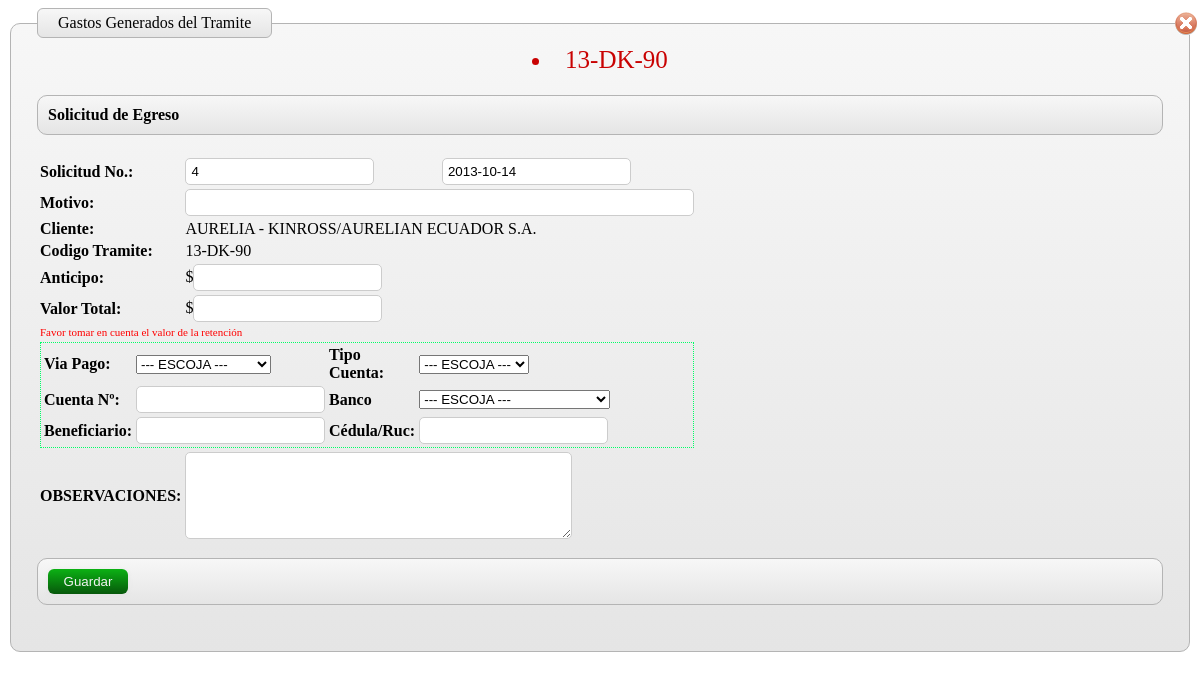
Screenshot of /includes/popup/solicitudEgreso.php?codigo=13-DK-90 (signed in) with the database file from the repository.
### tables this page shows
CREATE TABLE IF NOT EXISTS `dnk_usuario_solicitud` (
  `usu_codigo` int(11) NOT NULL,
  `sol_secuencia` int(11) NOT NULL,
  PRIMARY KEY (`usu_codigo`)
);

CREATE TABLE IF NOT EXISTS `dnk_documento` (
  `id` int(10) unsigned NOT NULL AUTO_INCREMENT,
  `DNK_CLIENTE_id` int(10) unsigned NOT NULL,
  `DNK_GERENCIAS_id` int(11) NOT NULL,
  `codigo` varchar(20) DEFAULT NULL,
  `num_ref_cliente` varchar(45) DEFAULT NULL,
  `fecha` date DEFAULT NULL,
  `hora` time DEFAULT NULL,
  `proveedor` int(10) NOT NULL,
  `id_tp_carga` int(11) NOT NULL COMMENT '1: Suelta , 2: Contenedor',
  `via` varchar(3) NOT NULL,
  `DNK_TP_DOCUMENTO_id` int(11) NOT NULL,
  `ciudad_id` int(11) NOT NULL,
  `estado` int(10) unsigned DEFAULT NULL COMMENT '1: Abierto 2: Cerrado 3:Anulado',
  `usuario_id` int(11) NOT NULL,
  `fecha_fin` date NOT NULL,
  PRIMARY KEY (`id`),
  UNIQUE KEY `codigo` (`codigo`),
  KEY `DOCUMENTO_FKIndex1` (`DNK_CLIENTE_id`)
);

CREATE TABLE IF NOT EXISTS `dnk_cliente` (
  `id` int(10) unsigned NOT NULL AUTO_INCREMENT,
  `ruc` varchar(13) DEFAULT NULL,
  `nombre` varchar(255) DEFAULT NULL,
  `direccion` varchar(255) DEFAULT NULL,
  `id_tipo_cliente` tinyint(4) NOT NULL COMMENT '1: Estalales 2:Privados',
  `telefono` varchar(20) DEFAULT NULL,
  `ext` varchar(10) DEFAULT NULL,
  `web` varchar(45) DEFAULT NULL,
  `usuario` varchar(100) NOT NULL,
  `clave` varchar(60) NOT NULL,
  PRIMARY KEY (`id`)
);

### includes/database.inc.php (called while the page is built, shortened)
<?php
class database {
	var $db = null;
	function database(){
		$this->db = new mysqli(HOST_NAME, USER_NAME, USER_PASSWD, DB_NAME);
		$this->db->query("SET NAMES 'utf8'");
		return $this->db;
	}
	function query( $query ){
		$obj = $this->db->query($query);
		return $obj;
	}
}
?>

### includes/logica.inc.php (the view, shortened to what this page needs)
<?php
	include_once("database.inc.php");
	$dbmysql = new database();
        function banco($op){
		global $dbmysql;
		$retval = '';
		$sql = "SELECT * FROM `dnk_banco`";
		$rows = $dbmysql->query($sql);
		while ( $row=$rows->fetch_object() ){
			$retval .= '<option value="'.$row->id.'" '.$select.'>'.$row->descripcion.'</option>';
		}
		return $retval;
	}

### includes/logica.inc.php (the view, shortened to what this page needs)
<?php
	include_once("database.inc.php");
	$dbmysql = new database();
        function banco($op){
		global $dbmysql;
		$retval = '';
		$sql = "SELECT * FROM `dnk_banco`";
		$rows = $dbmysql->query($sql);
		while ( $row=$rows->fetch_object() ){
			$retval .= '<option value="'.$row->id.'" '.$select.'>'.$row->descripcion.'</option>';
		}
		return $retval;
	}

### includes/popup/solicitudEgreso.php (shortened to what this page needs)
<?php session_start();
        include_once("../database.inc.php");
        include_once("../logica.inc.php");
	$dbmysql = new database();
?>
<?php
echo formulario();
function formulario(){
    global $dbmysql;
     $codigo_doc=$_GET['codigo'];
     $codigo_solicitud=$_GET['solicitud'];
     if($codigo_solicitud != ''){
         $codigo_solicitud=$_GET['solicitud'];
         $sql_2="SELECT * FROM `dnk_solicitud_egreso` WHERE `id_solicitud`='$codigo_solicitud'";
         $rows = $dbmysql->query($sql_2);
         $row = $rows->fetch_object();
         $url="?modulo=tramites&op=actualizarsolicitud&codigo=$row->id_solicitud&op=";
            $motivo=$row->motivo_solicitud;
            $anticipo=$row->anticipo_solicitud;
            $valortotal=$row->valtotal_solicitud;
            $banco=$row->banco_solicitud;
            $numcuenta=$row->numcuenta_solicitud;
            $beneficiario=$row->beneficiario_solicitud ;
            $cedula=$row->cedula_solicitud;
            $observacion=$row->observacion_solicitud;
            $viapago=$row->viapago_solicitud;
            $tipocuenta=$row->tipocuenta_solicitud;
            $list_cuenta=array('0'=>'--- ESCOJA ---','A'=>'AHORROS','C'=>'CORRIENTE');
            $list_viapago=array('0'=>'--- ESCOJA ---','T'=>'TRANSFERENCIA','E'=>'EFECTIVO','C'=>'CHEQUE');
            $solo_lectura='readonly="readonly"';
            $desabilitar='disabled="disabled"';
            $noboton='hidden';
     }else{
         $codigo_solicitud=obtener_codigo_solicitud();
         $url="?modulo=tramites&op=insertsolicitud";
         $noboton='submit';
     }
     $date=date('Y-m-s');
     $sql_cliente="SELECT c.id as codigo_cliente,c.nombre,d.* FROM `dnk_documento` d, dnk_cliente c WHERE d.`DNK_CLIENTE_id`=c.id AND d.codigo='$codigo_doc'";
     $rows = $dbmysql->query($sql_cliente);
     $row = $rows->fetch_object();
     $retval='<form id="form-1" action="'.$url.'" method="post">
                <fieldset>
                    <legend>Gastos Generados del Tramite</legend>
                    <div id="cerrar_ventana"><a href="javascript:void(0);" title="Cerrar" onclick="popupCssHide();"><img src="images/001_05.gif"></a></div>';
            $retval .='<div id="css_codigo" align="center">
                        <li><a><input type="hidden" id="codigo_tramite"  name="codigo_tramite" value="'.$codigo_doc.'"/>'.$codigo_doc.'</a></li>
                    </div>
                    <ol>
                    <div>
                        <label class="rotulo"><strong> Solicitud de Egreso</label>
                    </div>
                    </ol>
                    <div class="settings">
                            <table width="80%" border="0">
                                <tr>
                                  <td width="146"><strong>Solicitud No.:<u></u><u></u></strong></td>
                                  <td width="188"><input type="text" name="codigo_solicitud" id="codigo_solicitud" value="'.$codigo_solicitud.'" readonly="readonly"/></td>
                                  <td width="176"><input type="text" name="fecha_solicitud" id="fecha_solicitud" value="'.$date.'" readonly="readonly"/></td>
                                </tr>
                                <tr>
                                  <td><strong>Motivo:<u></u><u></u></strong></td>
                                  <td colspan="2"><input name="motivo_solicitud" type="text" id="motivo_solicitud" size="60" value="'.$motivo.'" '.$solo_lectura.' required onkeyup="javascript:this.value=this.value.toUpperCase();"/></td>
                                </tr>
                                <tr>
                                  <td><strong>Cliente:<u></u><u></u></strong></td>
                                  <td colspan="2"><input type="hidden" name="codigo_cliente" id="codigo_cliente" value="'.$row->codigo_cliente.'"/>'.$row->nombre.'</td>
                                </tr>
                                <tr>
                                  <td><strong>Codigo Tramite:<u></u><u></u></strong></td>
                                  <td>'.$codigo_doc.'</td>
                                  <td>&nbsp;</td>
                                </tr>
                                <tr>
                                  <td><strong>Anticipo:</strong></td>
                                  <td>$<input type="text" name="anticipo_solicitud" id="anticipo_solicitud" value="'.$anticipo.'" '.$solo_lectura.' /></td>
                                  <td><u></u><u></u></td>
                                </tr>
                                <tr>
                                  <td><strong>Valor Total:<u></u><u></u></strong></td>
                                  <td>$<input type="text" name="valtotal_solicitud" id="valtotal_solicitud" value="'.$valortotal.'" '.$solo_lectura.'/></td>
                                  <td></td>
                                </tr>
                                <tr>
                                  <td colspan="3"><div style="color:RED;font-size:11px">Favor tomar en cuenta el valor de la retención</div></td>
                                </tr>
                                <tr>
                                  <td colspan="3"><div style="border-color:#0F6; border-style:dotted; border-width:1px;">
                                    <table width="200" border="0">
                                      <tr>
                                        <td><strong>Via Pago:<u></u><u></u></strong></td>
                                        <td><select name="viapago_solicitud" id="viapago_solicitud" '.$desabilitar.' required>';
                                    if($viapago!=''){
                                                foreach ($list_viapago as $key=>$value){
                                                        $selected=($key==$viapago)?' selected="selected"':'';
                                                        $retval .= '<option value="'.$key.'"'.$selected.'>'.$value.'</option>';
                                                }
                                        }else{
                                          $retval .='<option value="0">--- ESCOJA ---</option>
                                                    <option value="T">TRANSFERENCIA</option>
                                                    <option value="E">EFECTIVO</option>
                                                    <option value="C">CHEQUE</option>';
                                        }
                                        $retval .='</select></td>
                                        <td><strong>Tipo Cuenta:<u></u></strong></td>
                                        <td><select name="tipocuenta_solicitud" id="tipocuenta_solicitud" '.$desabilitar.'>';
                                        if($tipocuenta!=''){
                                                foreach ($list_cuenta as $key=>$value){
                                                        $selected=($key==$tipocuenta)?' selected="selected"':'';
                                                        $retval .= '<option value="'.$key.'"'.$selected.'>'.$value.'</option>';
                                                }
                                        }else{
                                             $retval .='<option value="0">--- ESCOJA ---</option>
                                                        <option value="A">AHORROS</option>
                                                        <option value="C">CORRIENTE</option>';
                                        }
                              $retval .=' </select></td>
                                      </tr>
                                      <tr>
                                        <td><strong>Cuenta Nº:</strong></td>
                                        <td><input type="text" name="numerocuenta_solicitud" id="numerocuenta_solicitud" value="'.$numcuenta.'" '.$solo_lectura.'/></td>
                                        <td><strong>Banco</strong></td>
                                        <td><select name="banco_solicitud" id="banco_solicitud" '.$desabilitar.'>
                                        <option value="0">--- ESCOJA ---</option>
                                              '.banco($banco).'
                                        </select></td>
                                      </tr>
                                      <tr>
                                        <td><strong>Beneficiario:<u></u><u></u></strong></td>
                                        <td><input type="text" name="beneficiario_solicitud" id="beneficiario_solicitud" value="'.$beneficiario.'" '.$solo_lectura.'/></td>
                                        <td><strong>Cédula/Ruc:<u></u><u></u></strong></td>
                                        <td><input type="text" name="cedula_solicitud" id="cedula_solicitud" value="'.$cedula.'" '.$solo_lectura.'/></td>
                                      </tr>
                                    </table>
                                  </div></td>
                                </tr>
                                <tr>
                                  <td><strong>OBSERVACIONES:<u></u><u></u></strong></td>
                                  <td colspan="2"><textarea name="observacion_solicitud" id="observacion_solicitud" cols="45" rows="5" required>'.$observacion.'</textarea></td>
                                </tr>
                              </table>
                    </div>
                    ';
        $retval .='<ol class="buttons">';
       $retval .='<li><input type="'.$noboton.'" class="button" value="Guardar" /></li>
                </ol>
            </fieldset>
            </form>';
       return $retval;
     }
function obtener_codigo_solicitud(){
    global $dbmysql;
    $val=0;
    $sql_con="SELECT * FROM `dnk_usuario_solicitud` WHERE usu_codigo={$_SESSION["user_id"]}";
    $rows = $dbmysql->query($sql_con);
    if($rows->num_rows>0){
        $row= $rows->fetch_object();
        $val=$row->sol_secuencia+1;
    }
    return $val;
}
?>

### includes/popup/solicitudEgreso.php (style rules this page uses)
input:not([type=checkbox]), textarea { padding: 5px; border: 1px solid #ccc; -moz-border-radius: 5px; -webkit-border-radius: 5px; }
form fieldset { padding: 26px; border: 1px solid #b4b4b4; -moz-border-radius: 10px; -webkit-border-radius: 10px; }
form legend { padding: 5px 20px 5px 20px; color: #030303; -moz-border-radius: 6px; -webkit-border-radius: 6px; border: 1px solid #b4b4b4; }
form ol { list-style: none; margin-bottom: 20px; border: 1px solid #b4b4b4; -moz-border-radius: 10px; -webkit-border-radius: 10px; padding: 10px; }
form ol, form legend, form fieldset { background-image: -moz-linear-gradient(top, #f7f7f7, #e5e5e5); background-image: -webkit-gradient(linear,left bottom,left top,color-stop(0, #e5e5e5),color-stop(1, #f7f7f7)); }
form ol.buttons { overflow: auto; }
.settings { width: 500px; list-style: none; position: relative; }
form ol.buttons li { float: left; width: 150px; }
input[type=submit] { width: 80px; color: #f3f3f3; -moz-border-radius: 6px; -webkit-border-radius: 6px; background-image: -moz-linear-gradient(top, #0cb114, #07580b); background-image: -webkit-gradient(linear,left bottom,left top,color-stop(0, #07580b),color-stop(1, #0cb114)); -webkit-box-shadow: #4b4b4b 0px 2px 5px; -moz-box-shadow: #4e4e4e 0px 2px 5px; box-shadow: #e3e3e3 0px 2px 5px; border: none; }
#css_codigo { color: #C90202; padding: 5px; margin: 5px; text-transform: uppercase; font-size: 25px; }
#cerrar_ventana { text-align: right; margin-top: -52px; margin-right: -35px; }

### rows the page displays
dnk_usuario_solicitud: codigo_solicitud "4"
dnk_documento: DNK_CLIENTE.nombre "AURELIA - KINROSS/AURELIAN ECUADOR S.A."

### other values shown
$codigo_doc "13-DK-90"
